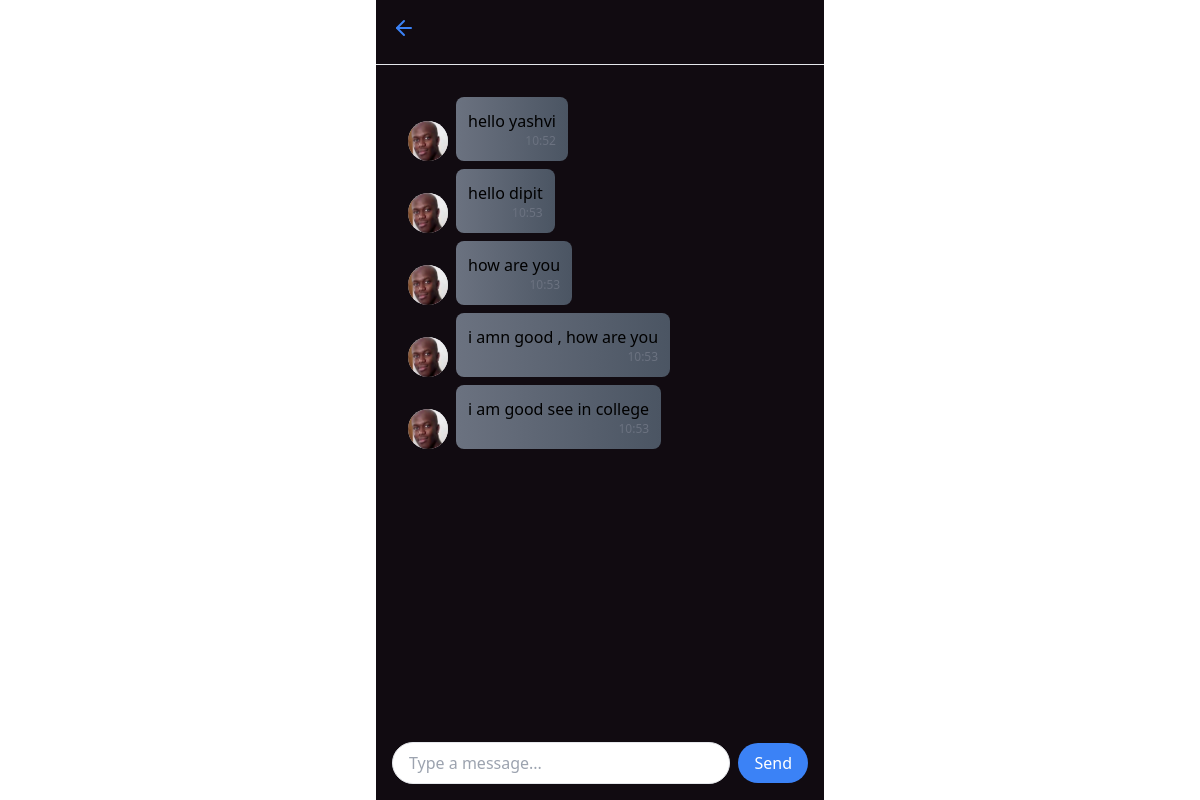
/dist/message.php?chat_id=1, run on an earlier commit of the app's database.
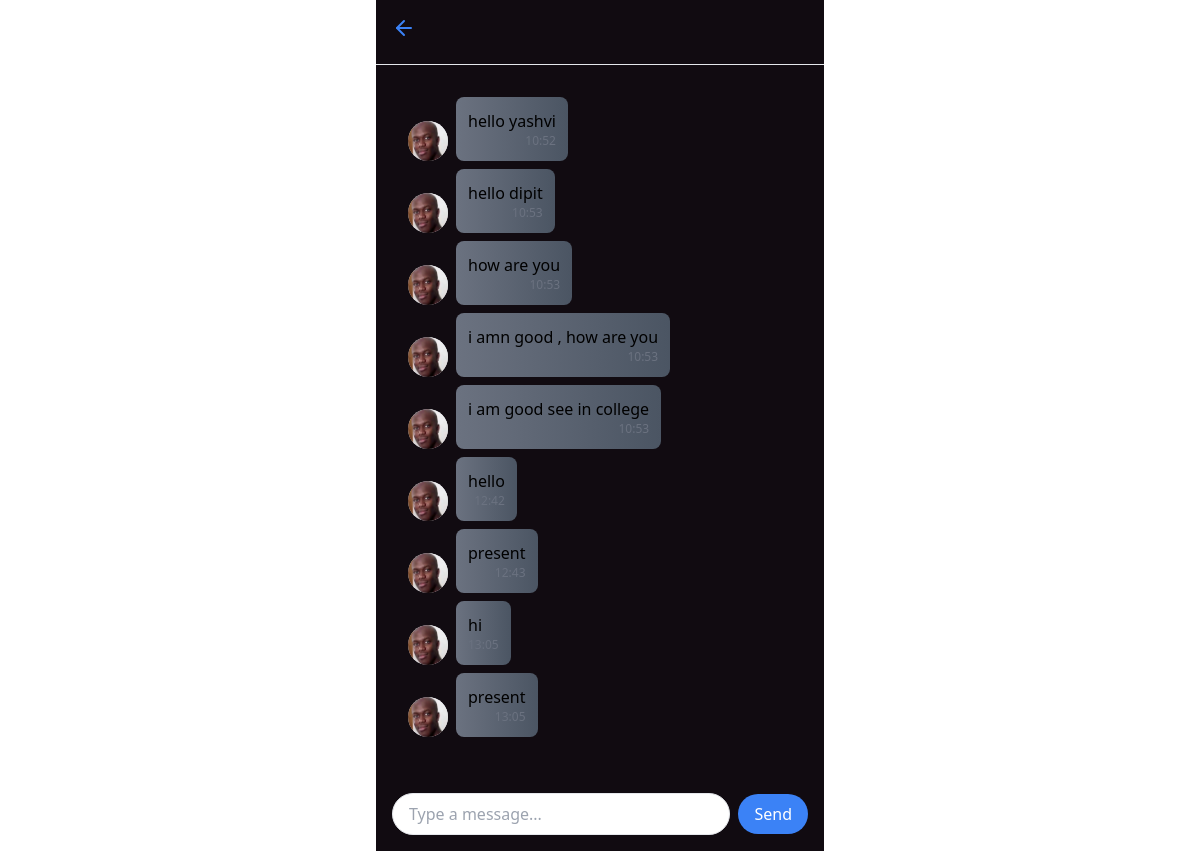
And on a later commit of the database.
### tables this page shows
CREATE TABLE messages (
  chat_id INTEGER,
  person_id INTEGER,
  message TEXT,
  timestamp TIMESTAMP DEFAULT CURRENT_TIMESTAMP,
  FOREIGN KEY (chat_id) REFERENCES chats(id),
  FOREIGN KEY (person_id) REFERENCES login(id),
  PRIMARY KEY (chat_id, person_id, timestamp)
);

### dist/message.php (the view, shortened to what this page needs)
<?php
$pdo = new PDO('sqlite:upswipe.db');
$pdo->setAttribute(PDO::ATTR_ERRMODE, PDO::ERRMODE_EXCEPTION);
$chatId = $_GET['chat_id'] ?? 0;
$loggedInUserId = $_SESSION['id'] ?? 0;
$stmt = $pdo->prepare("SELECT m.message, m.person_id, m.timestamp, l.Name FROM messages m JOIN login l ON m.person_id = l.id WHERE m.chat_id = ? ORDER BY m.timestamp ASC");
$stmt->execute([$chatId]);
$messages = $stmt->fetchAll(PDO::FETCH_ASSOC);
?>
<!DOCTYPE html>
<html lang="en">
<head>
  <script src="https://cdn.tailwindcss.com"></script>
</head>
<body>
  <div class="flex flex-col h-screen max-w-md mx-auto bg-[#110B11]" >
    <div class="flex items-center p-4 border-b">
    <a href="chats.php" class="flex items-center space-x-3 pb-2 no-underline text-white hover:text-gray-200">
      <svg
        xmlns="http://www.w3.org/2000/svg"
        width="24"
        height="24"
        viewBox="0 0 24 24"
        fill="none"
        stroke="currentColor"
        stroke-width="2"
        stroke-linecap="round"
        stroke-linejoin="round"
        class="text-blue-500"
      >
        <path d="m12 19-7-7 7-7"></path>
        <path d="M19 12H5"></path>
      </svg>
      </a>
    </div>
    <div class="flex-1 overflow-y-auto" id="chat-messages">
      <div class="p-4 space-y-4">
    <div class="flex-1 overflow-y-auto p-4" >
      <?php foreach ($messages as $message): ?>
        <?php $isUserMessage = $message['person_id'] == $loggedInUserId; ?>
        <div class="flex <?php echo $isUserMessage ? 'justify-end' : ''; ?> items-end space-x-2 mb-2">
          <?php if (!$isUserMessage): ?>
            <span class="flex h-10 w-10 shrink-0 overflow-hidden rounded-full bg-gray-300">
              <img class="h-full w-full object-cover" src="placeholder.jpg" alt="User avatar">
            </span>
          <?php endif; ?>
          <div class="max-w-xs p-3 rounded-lg <?php echo $isUserMessage ? 'bg-gradient-to-r from-[#667EEA] to-[#764BA2]' : 'bg-gradient-to-r from-gray-500 to-gray-600'; ?>">
            <p class="<?php echo $isUserMessage ? 'text-white' : ''; ?>"><?= htmlspecialchars($message['message']) ?></p>
            <span class="block text-xs text-right <?php echo $isUserMessage ? 'text-blue-200' : 'text-gray-500'; ?>"><?= date('H:i', strtotime($message['timestamp'])) ?></span>
          </div>
        </div>
      <?php endforeach; ?>
    </div>
      </div>
    </div>
    <form method="POST" id="messageForm">
    <div class="p-4">
      <div class="flex items-center space-x-2">
        <input type="text" name="message" id="message" class="flex-1 border rounded-full px-4 py-2 focus:outline-none" placeholder="Type a message...">
        <button class="bg-blue-500 text-white px-4 py-2 rounded-full hover:bg-blue-600 focus:outline-none">Send</button>
      </div>
  </div>
  </form>
</body>
</html>

What changed in the data, as far as the page shows it:
added messages: message "hello", timestamp "12:42"
added messages: message "present", timestamp "12:43"
added messages: message "hi", timestamp "13:05"
added messages: message "present", timestamp "13:05"
